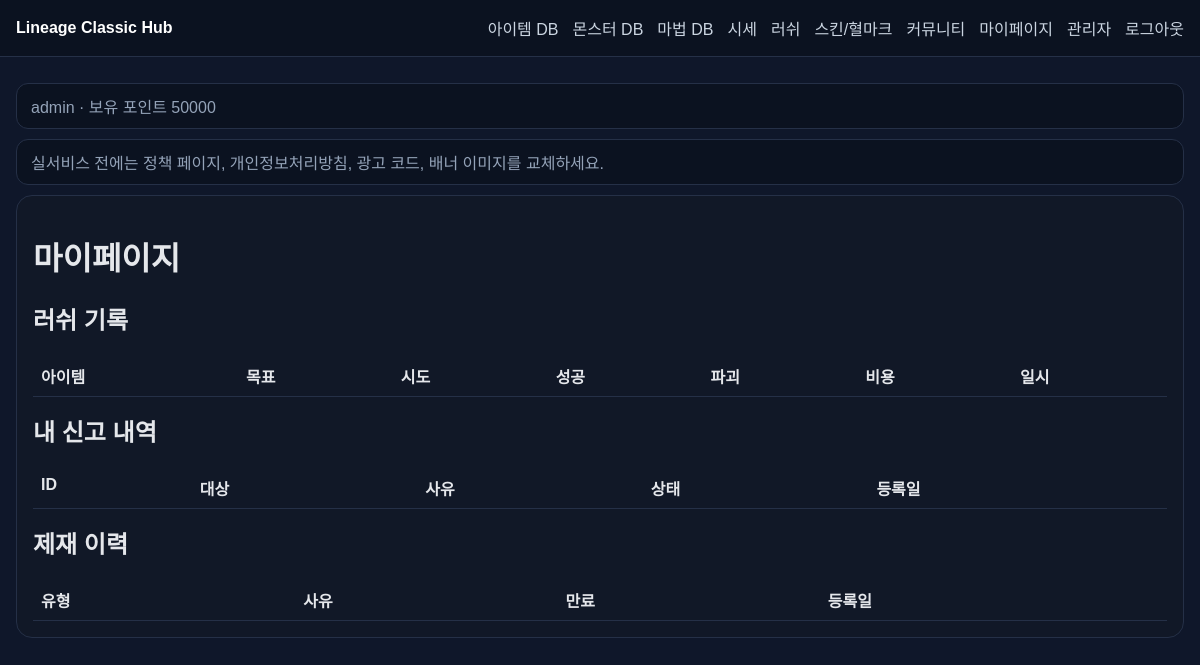
Page /mypage (signed in) on the committed database.
### tables this page shows
CREATE TABLE settings (
                id INTEGER PRIMARY KEY AUTOINCREMENT,
                key TEXT UNIQUE NOT NULL,
                value TEXT NOT NULL
            );

### app/main.py (the view)
@app.get('/mypage', response_class=HTMLResponse)
def mypage(request: Request):
    user = current_user(request)
    if not user:
        return RedirectResponse('/login', status_code=status.HTTP_303_SEE_OTHER)
    runs = fetch_all('SELECT * FROM simulator_runs WHERE user_id=? ORDER BY id DESC LIMIT 30', (user['id'],))
    sanctions = fetch_all('SELECT * FROM sanctions WHERE user_id=? ORDER BY id DESC LIMIT 20', (user['id'],))
    reports = fetch_all('SELECT * FROM reports WHERE reporter_id=? ORDER BY id DESC LIMIT 20', (user['id'],))
    return templates.TemplateResponse('mypage.html', context(request, runs=runs, sanctions=sanctions, reports=reports))

### app/templates/mypage.html (shortened to what this page needs)
{% extends 'base.html' %}
{% block content %}
<div class="card">
  <h1>마이페이지</h1>
  <h2>러쉬 기록</h2>
  <table class="table compact">
    <tr><th>아이템</th><th>목표</th><th>시도</th><th>성공</th><th>파괴</th><th>비용</th><th>일시</th></tr>
  </table>
  <h2 class="mt16">내 신고 내역</h2>
  <table class="table compact">
    <tr><th>ID</th><th>대상</th><th>사유</th><th>상태</th><th>등록일</th></tr>
  </table>
  <h2 class="mt16">제재 이력</h2>
  <table class="table compact">
    <tr><th>유형</th><th>사유</th><th>만료</th><th>등록일</th></tr>
  </table>
</div>
{% endblock %}

### app/templates/base.html (shortened to what this page needs)
<!DOCTYPE html>
<html lang="ko">
<head>
  <link rel="stylesheet" href="/static/style.css" />
</head>
<body>
  <header class="topbar">
    <div class="wrap nav">
      <a class="logo" href="/">{{ settings.site_name }}</a>
      <nav>
        <a href="/items">아이템 DB</a>
        <a href="/monsters">몬스터 DB</a>
        <a href="/spells">마법 DB</a>
        <a href="/prices">시세</a>
        <a href="/simulator">러쉬</a>
        <a href="/skins">스킨/혈마크</a>
        <a href="/community">커뮤니티</a>
        {% if user %}
          <a href="/mypage">마이페이지</a>
          {% if user.role == 'admin' %}<a href="/admin">관리자</a>{% endif %}
          <a href="/logout">로그아웃</a>
        {% else %}
          <a href="/login">로그인</a>
          <a href="/register">회원가입</a>
        {% endif %}
      </nav>
    </div>
  </header>
  <main class="wrap">
    {% if user %}<div class="userbar">{{ user.username }} · 보유 포인트 {{ user.points }}</div>{% endif %}
    <div class="notice-bar">{{ settings.homepage_notice }}</div>
    {% block content %}{% endblock %}
  </main>
</body>
</html>

### app/static/style.css (style rules this page uses)
:root { --bg:#0f172a;--card:#111827;--line:#253047;--text:#e5e7eb;--muted:#94a3b8;--accent:#d4af37;--green:#16a34a }
* { box-sizing:border-box }
body { margin:0;background:var(--bg);color:var(--text);font-family:Arial,sans-serif }
a { color:#cbd5e1;text-decoration:none }
.wrap { max-width:1280px;margin:0 auto;padding:16px }
.topbar { background:#0b1220;border-bottom:1px solid var(--line);position:sticky;top:0;z-index:10 }
.nav { display:flex;justify-content:space-between;align-items:center;gap:16px }
.nav nav { display:flex;flex-wrap:wrap;gap:14px }
.logo { font-weight:700;color:#fff }
.notice-bar,.userbar { margin:10px 0;padding:10px 14px;border:1px solid var(--line);background:#0b1220;border-radius:12px;color:var(--muted) }
.card { background:var(--card);border:1px solid var(--line);border-radius:16px;padding:16px }
.table { width:100%;border-collapse:collapse }
.table th,.table td { padding:10px;border-bottom:1px solid var(--line);text-align:left;vertical-align:top }
.table.compact th,.table.compact td { padding:8px }
.mt16 { margin-top:16px }

### rows in the picture
settings: site_name "Lineage Classic Hub"
settings: homepage_notice "실서비스 전에는 정책 페이지, 개인정보처리방침, 광고 코드, 배너 이미지를 교체하세요."

### other values in the picture
{{ user.username }} "admin"
{{ user.points }} "50000"
